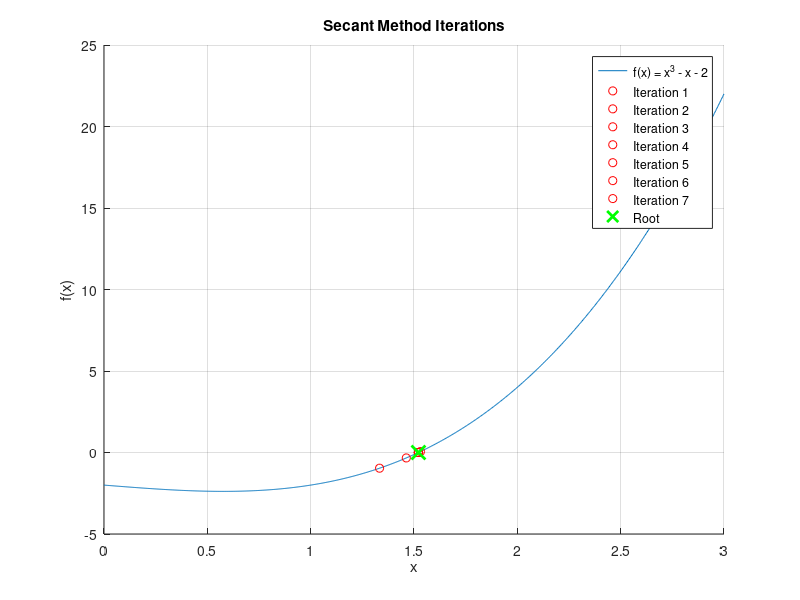

Write the MATLAB code that produced this figure.
f = @(x) x^3 - x - 2;

% Initial guesses and parameters for Secant Method
x0 = 1;
x1 = 2;
tol = 1e-6;
max_iter = 100;
iteration = 0;

% Set up figure for plotting
figure;
hold on;
fplot(f, [0, 3], 'DisplayName', 'f(x) = x^3 - x - 2');  % Plot f(x) over the range
xlabel('x');
ylabel('f(x)');
title('Secant Method Iterations');
grid on;
legend show;

% Execute Secant method and plot iterations
for i = 1:max_iter
    iteration = iteration + 1;
    x2 = x1 - ((f(x1) * (x1 - x0)) / (f(x1) - f(x0)));
    
    % Display each iteration
    disp(['Iteration ', num2str(iteration), ': x = ', num2str(x2)]);
    
    % Plot the current approximation as a point
    plot(x2, f(x2), 'ro', 'DisplayName', ['Iteration ', num2str(iteration)]);
    
    % Check for convergence
    if abs(x2 - x1) < tol
        break;
    end
    
    % Update variables for next iteration
    x0 = x1;
    x1 = x2;
end

root = x2;
disp(['Final Root (Secant): ', num2str(root)]);

% Highlight the root on the plot
plot(root, f(root), 'gx', 'MarkerSize', 10, 'LineWidth', 2, 'DisplayName', 'Root');
legend show;  % Show legend with all iterations

hold off;
